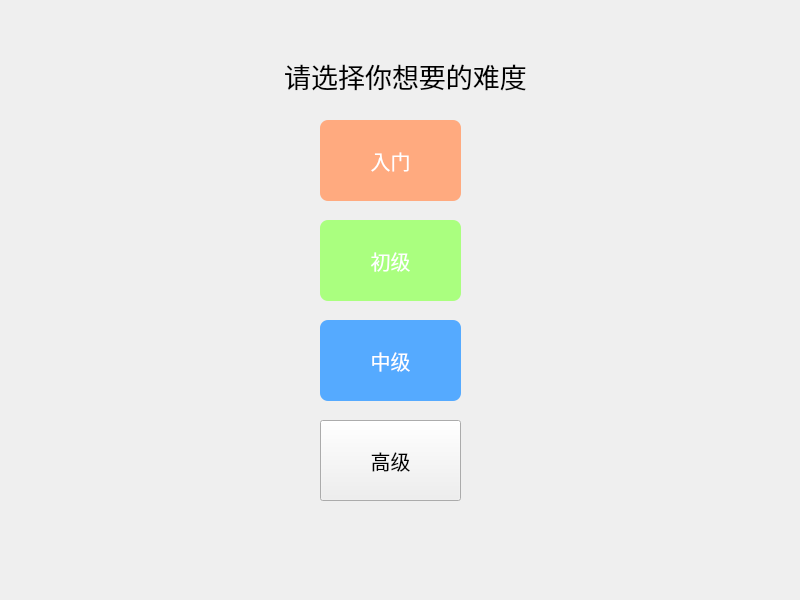
<?xml version="1.0" encoding="UTF-8"?>
<ui version="4.0">
 <class>Choose</class>
 <widget class="QDialog" name="Choose">
  <property name="geometry">
   <rect>
    <x>0</x>
    <y>0</y>
    <width>800</width>
    <height>600</height>
   </rect>
  </property>
  <property name="windowTitle">
   <string>Dialog</string>
  </property>
  <widget class="QLabel" name="label">
   <property name="geometry">
    <rect>
     <x>0</x>
     <y>0</y>
     <width>800</width>
     <height>600</height>
    </rect>
   </property>
   <property name="styleSheet">
    <string notr="true">background-image: url(:/pic/background/background.jpg);</string>
   </property>
   <property name="text">
    <string/>
   </property>
  </widget>
  <widget class="QLabel" name="label_2">
   <property name="geometry">
    <rect>
     <x>160</x>
     <y>40</y>
     <width>491</width>
     <height>71</height>
    </rect>
   </property>
   <property name="font">
    <font>
     <pointsize>20</pointsize>
    </font>
   </property>
   <property name="text">
    <string>请选择你想要的难度</string>
   </property>
   <property name="alignment">
    <set>Qt::AlignCenter</set>
   </property>
  </widget>
  <widget class="QPushButton" name="beginnerBtn">
   <property name="geometry">
    <rect>
     <x>320</x>
     <y>120</y>
     <width>141</width>
     <height>81</height>
    </rect>
   </property>
   <property name="font">
    <font>
     <family>Microsoft Yahei</family>
     <pointsize>15</pointsize>
    </font>
   </property>
   <property name="styleSheet">
    <string notr="true">
QPushButton
{
    /*字体为微软雅黑*/
    font-family:Microsoft Yahei;
    /*字体大小为20点*/
    font-size:15pt;
    /*字体颜色为白色*/    
    color:white;
    /*背景颜色*/  
    background-color:rgb(255, 170, 127);
    /*边框圆角半径为8像素*/ 
    border-radius:8px;
}

/*按钮停留态*/
QPushButton:hover
{
    /*背景颜色*/  

	background-color: rgb(255, 170, 0);
}

/*按钮按下态*/
QPushButton:pressed
{
    /*背景颜色*/  
	background-color: rgb(255, 170, 127);
    /*左内边距为3像素，让按下时字向右移动3像素*/  
    padding-left:3px;
    /*上内边距为3像素，让按下时字向下移动3像素*/  
    padding-top:3px;
}</string>
   </property>
   <property name="text">
    <string>入门</string>
   </property>
  </widget>
  <widget class="QPushButton" name="intermediateBtn">
   <property name="geometry">
    <rect>
     <x>320</x>
     <y>220</y>
     <width>141</width>
     <height>81</height>
    </rect>
   </property>
   <property name="font">
    <font>
     <family>Microsoft Yahei</family>
     <pointsize>15</pointsize>
    </font>
   </property>
   <property name="styleSheet">
    <string notr="true">
QPushButton
{
    /*字体为微软雅黑*/
    font-family:Microsoft Yahei;
    /*字体大小为20点*/
    font-size:15pt;
    /*字体颜色为白色*/    
    color:white;
    /*背景颜色*/  
    background-color: rgb(170, 255, 127);
    /*边框圆角半径为8像素*/ 
    border-radius:8px;
}

/*按钮停留态*/
QPushButton:hover
{
    /*背景颜色*/  

	
	background-color: rgb(85, 170, 0);
}

/*按钮按下态*/
QPushButton:pressed
{
    /*背景颜色*/  
	background-color: rgb(85, 170, 0);
    /*左内边距为3像素，让按下时字向右移动3像素*/  
    padding-left:3px;
    /*上内边距为3像素，让按下时字向下移动3像素*/  
    padding-top:3px;
}</string>
   </property>
   <property name="text">
    <string>初级</string>
   </property>
  </widget>
  <widget class="QPushButton" name="mediumBtn">
   <property name="geometry">
    <rect>
     <x>320</x>
     <y>320</y>
     <width>141</width>
     <height>81</height>
    </rect>
   </property>
   <property name="font">
    <font>
     <family>Microsoft Yahei</family>
     <pointsize>15</pointsize>
    </font>
   </property>
   <property name="styleSheet">
    <string notr="true">
QPushButton
{
    /*字体为微软雅黑*/
    font-family:Microsoft Yahei;
    /*字体大小为20点*/
    font-size:15pt;
    /*字体颜色为白色*/    
    color:white;
    /*背景颜色*/ 
background-color: rgb(85, 170, 255); 

    /*边框圆角半径为8像素*/ 
    border-radius:8px;
}

/*按钮停留态*/
QPushButton:hover
{
    /*背景颜色*/  

	
	background-color: rgb(85, 139, 255);
	
}

/*按钮按下态*/
QPushButton:pressed
{
    /*背景颜色*/  
	background-color: rgb(85, 139,255);
    /*左内边距为3像素，让按下时字向右移动3像素*/  
    padding-left:3px;
    /*上内边距为3像素，让按下时字向下移动3像素*/  
    padding-top:3px;
}</string>
   </property>
   <property name="text">
    <string>中级</string>
   </property>
  </widget>
  <widget class="QPushButton" name="advancedBtn">
   <property name="geometry">
    <rect>
     <x>320</x>
     <y>420</y>
     <width>141</width>
     <height>81</height>
    </rect>
   </property>
   <property name="font">
    <font>
     <family>Microsoft Yahei</family>
     <pointsize>15</pointsize>
    </font>
   </property>
   <property name="styleSheet">
    <string notr="true">
QPushButton
{
    /*字体为微软雅黑*/
    font-family:Microsoft Yahei;
    /*字体大小为20点*/
    font-size:15pt;
    /*字体颜色为白色*/    
    color:white;
    /*背景颜色*/  
	background-color: rgb(170, 170, 255);
   
    /*边框圆角半径为8像素*/ 
    border-radius:8px;
}

/*按钮停留态*/
QPushButton:hover
{
    /*背景颜色*/  

	
	
	 background-color: rgb(85, 85, 255);
}

/*按钮按下态*/
QPushButton:pressed
{
    /*背景颜色*/  
	 background-color: rgb(85, 85, 255);
    /*左内边距为3像素，让按下时字向右移动3像素*/  
    padding-left:3px;
    /*上内边距为3像素，让按下时字向下移动3像素*/  
    padding-top:3px;
}background-color: rgb(85, 85, 255);</string>
   </property>
   <property name="text">
    <string>高级</string>
   </property>
  </widget>
 </widget>
 <resources/>
 <connections/>
</ui>
